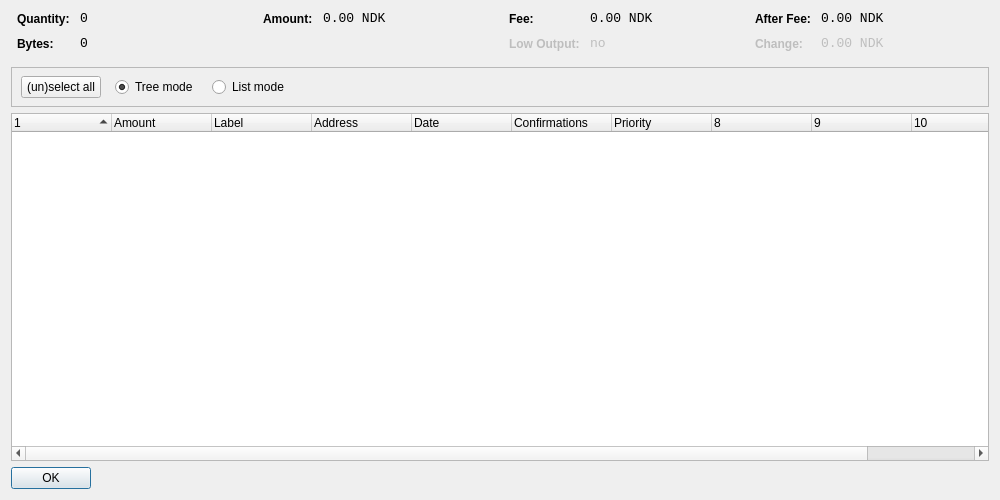
<?xml version="1.0" encoding="UTF-8"?>
<ui version="4.0">
 <class>CoinControlDialog</class>
 <widget class="QDialog" name="CoinControlDialog">
  <property name="geometry">
   <rect>
    <x>0</x>
    <y>0</y>
    <width>1000</width>
    <height>500</height>
   </rect>
  </property>
  <property name="windowTitle">
   <string>Coin Control</string>
  </property>
  <layout class="QVBoxLayout" name="verticalLayout">
   <item>
    <layout class="QHBoxLayout" name="horizontalLayoutTop" stretch="0,0,0,0">
     <property name="topMargin">
      <number>0</number>
     </property>
     <property name="bottomMargin">
      <number>10</number>
     </property>
     <item>
      <layout class="QFormLayout" name="formLayoutCoinControl1">
       <property name="horizontalSpacing">
        <number>10</number>
       </property>
       <property name="verticalSpacing">
        <number>10</number>
       </property>
       <property name="leftMargin">
        <number>6</number>
       </property>
       <property name="rightMargin">
        <number>6</number>
       </property>
       <item row="0" column="0">
        <widget class="QLabel" name="labelCoinControlQuantityText">
         <property name="styleSheet">
          <string notr="true">font-weight:bold;</string>
         </property>
         <property name="text">
          <string>Quantity:</string>
         </property>
        </widget>
       </item>
       <item row="0" column="1">
        <widget class="QLabel" name="labelCoinControlQuantity">
         <property name="font">
          <font>
           <family>Monospace</family>
           <pointsize>10</pointsize>
          </font>
         </property>
         <property name="cursor">
          <cursorShape>IBeamCursor</cursorShape>
         </property>
         <property name="contextMenuPolicy">
          <enum>Qt::ActionsContextMenu</enum>
         </property>
         <property name="text">
          <string notr="true">0</string>
         </property>
         <property name="textInteractionFlags">
          <set>Qt::LinksAccessibleByMouse|Qt::TextSelectableByKeyboard|Qt::TextSelectableByMouse</set>
         </property>
        </widget>
       </item>
       <item row="1" column="0">
        <widget class="QLabel" name="labelCoinControlBytesText">
         <property name="styleSheet">
          <string notr="true">font-weight:bold;</string>
         </property>
         <property name="text">
          <string>Bytes:</string>
         </property>
        </widget>
       </item>
       <item row="1" column="1">
        <widget class="QLabel" name="labelCoinControlBytes">
         <property name="font">
          <font>
           <family>Monospace</family>
           <pointsize>10</pointsize>
          </font>
         </property>
         <property name="cursor">
          <cursorShape>IBeamCursor</cursorShape>
         </property>
         <property name="contextMenuPolicy">
          <enum>Qt::ActionsContextMenu</enum>
         </property>
         <property name="text">
          <string notr="true">0</string>
         </property>
         <property name="textInteractionFlags">
          <set>Qt::LinksAccessibleByMouse|Qt::TextSelectableByKeyboard|Qt::TextSelectableByMouse</set>
         </property>
        </widget>
       </item>
      </layout>
     </item>
     <item>
      <layout class="QFormLayout" name="formLayoutCoinControl2">
       <property name="horizontalSpacing">
        <number>10</number>
       </property>
       <property name="verticalSpacing">
        <number>10</number>
       </property>
       <property name="leftMargin">
        <number>6</number>
       </property>
       <property name="rightMargin">
        <number>6</number>
       </property>
       <item row="0" column="0">
        <widget class="QLabel" name="labelCoinControlAmountText">
         <property name="styleSheet">
          <string notr="true">font-weight:bold;</string>
         </property>
         <property name="text">
          <string>Amount:</string>
         </property>
        </widget>
       </item>
       <item row="0" column="1">
        <widget class="QLabel" name="labelCoinControlAmount">
         <property name="font">
          <font>
           <family>Monospace</family>
           <pointsize>10</pointsize>
          </font>
         </property>
         <property name="cursor">
          <cursorShape>IBeamCursor</cursorShape>
         </property>
         <property name="contextMenuPolicy">
          <enum>Qt::ActionsContextMenu</enum>
         </property>
         <property name="text">
          <string notr="true">0.00 NDK</string>
         </property>
         <property name="textInteractionFlags">
          <set>Qt::LinksAccessibleByMouse|Qt::TextSelectableByKeyboard|Qt::TextSelectableByMouse</set>
         </property>
        </widget>
       </item>
      </layout>
     </item>
     <item>
      <layout class="QFormLayout" name="formLayoutCoinControl3">
       <property name="horizontalSpacing">
        <number>10</number>
       </property>
       <property name="verticalSpacing">
        <number>10</number>
       </property>
       <property name="leftMargin">
        <number>6</number>
       </property>
       <property name="rightMargin">
        <number>6</number>
       </property>
       <item row="0" column="0">
        <widget class="QLabel" name="labelCoinControlFeeText">
         <property name="styleSheet">
          <string notr="true">font-weight:bold;</string>
         </property>
         <property name="text">
          <string>Fee:</string>
         </property>
        </widget>
       </item>
       <item row="0" column="1">
        <widget class="QLabel" name="labelCoinControlFee">
         <property name="font">
          <font>
           <family>Monospace</family>
           <pointsize>10</pointsize>
          </font>
         </property>
         <property name="cursor">
          <cursorShape>IBeamCursor</cursorShape>
         </property>
         <property name="contextMenuPolicy">
          <enum>Qt::ActionsContextMenu</enum>
         </property>
         <property name="text">
          <string notr="true">0.00 NDK</string>
         </property>
         <property name="textInteractionFlags">
          <set>Qt::LinksAccessibleByMouse|Qt::TextSelectableByKeyboard|Qt::TextSelectableByMouse</set>
         </property>
        </widget>
       </item>
       <item row="1" column="0">
        <widget class="QLabel" name="labelCoinControlLowOutputText">
         <property name="enabled">
          <bool>false</bool>
         </property>
         <property name="styleSheet">
          <string notr="true">font-weight:bold;</string>
         </property>
         <property name="text">
          <string>Low Output:</string>
         </property>
        </widget>
       </item>
       <item row="1" column="1">
        <widget class="QLabel" name="labelCoinControlLowOutput">
         <property name="enabled">
          <bool>false</bool>
         </property>
         <property name="font">
          <font>
           <family>Monospace</family>
           <pointsize>10</pointsize>
          </font>
         </property>
         <property name="cursor">
          <cursorShape>IBeamCursor</cursorShape>
         </property>
         <property name="contextMenuPolicy">
          <enum>Qt::ActionsContextMenu</enum>
         </property>
         <property name="text">
          <string notr="true">no</string>
         </property>
         <property name="textInteractionFlags">
          <set>Qt::LinksAccessibleByMouse|Qt::TextSelectableByKeyboard|Qt::TextSelectableByMouse</set>
         </property>
        </widget>
       </item>
      </layout>
     </item>
     <item>
      <layout class="QFormLayout" name="formLayoutCoinControl4">
       <property name="horizontalSpacing">
        <number>10</number>
       </property>
       <property name="verticalSpacing">
        <number>10</number>
       </property>
       <property name="leftMargin">
        <number>6</number>
       </property>
       <property name="rightMargin">
        <number>6</number>
       </property>
       <item row="0" column="0">
        <widget class="QLabel" name="labelCoinControlAfterFeeText">
         <property name="styleSheet">
          <string notr="true">font-weight:bold;</string>
         </property>
         <property name="text">
          <string>After Fee:</string>
         </property>
        </widget>
       </item>
       <item row="0" column="1">
        <widget class="QLabel" name="labelCoinControlAfterFee">
         <property name="font">
          <font>
           <family>Monospace</family>
           <pointsize>10</pointsize>
          </font>
         </property>
         <property name="cursor">
          <cursorShape>IBeamCursor</cursorShape>
         </property>
         <property name="contextMenuPolicy">
          <enum>Qt::ActionsContextMenu</enum>
         </property>
         <property name="text">
          <string notr="true">0.00 NDK</string>
         </property>
         <property name="textInteractionFlags">
          <set>Qt::LinksAccessibleByMouse|Qt::TextSelectableByKeyboard|Qt::TextSelectableByMouse</set>
         </property>
        </widget>
       </item>
       <item row="1" column="0">
        <widget class="QLabel" name="labelCoinControlChangeText">
         <property name="enabled">
          <bool>false</bool>
         </property>
         <property name="styleSheet">
          <string notr="true">font-weight:bold;</string>
         </property>
         <property name="text">
          <string>Change:</string>
         </property>
        </widget>
       </item>
       <item row="1" column="1">
        <widget class="QLabel" name="labelCoinControlChange">
         <property name="enabled">
          <bool>false</bool>
         </property>
         <property name="font">
          <font>
           <family>Monospace</family>
           <pointsize>10</pointsize>
          </font>
         </property>
         <property name="cursor">
          <cursorShape>IBeamCursor</cursorShape>
         </property>
         <property name="contextMenuPolicy">
          <enum>Qt::ActionsContextMenu</enum>
         </property>
         <property name="text">
          <string notr="true">0.00 NDK</string>
         </property>
         <property name="textInteractionFlags">
          <set>Qt::LinksAccessibleByMouse|Qt::TextSelectableByKeyboard|Qt::TextSelectableByMouse</set>
         </property>
        </widget>
       </item>
      </layout>
     </item>
    </layout>
   </item>
   <item>
    <widget class="QFrame" name="frame">
     <property name="minimumSize">
      <size>
       <width>0</width>
       <height>40</height>
      </size>
     </property>
     <property name="frameShape">
      <enum>QFrame::StyledPanel</enum>
     </property>
     <property name="frameShadow">
      <enum>QFrame::Sunken</enum>
     </property>
     <widget class="QWidget" name="horizontalLayoutWidget">
      <property name="geometry">
       <rect>
        <x>10</x>
        <y>0</y>
        <width>781</width>
        <height>41</height>
       </rect>
      </property>
      <layout class="QHBoxLayout" name="horizontalLayoutPanel" stretch="0,0,0,0,0">
       <property name="spacing">
        <number>14</number>
       </property>
       <item>
        <widget class="QPushButton" name="pushButtonSelectAll">
         <property name="sizePolicy">
          <sizepolicy hsizetype="Maximum" vsizetype="Fixed">
           <horstretch>0</horstretch>
           <verstretch>0</verstretch>
          </sizepolicy>
         </property>
         <property name="text">
          <string>(un)select all</string>
         </property>
        </widget>
       </item>
       <item>
        <widget class="QRadioButton" name="radioTreeMode">
         <property name="sizePolicy">
          <sizepolicy hsizetype="Maximum" vsizetype="Fixed">
           <horstretch>0</horstretch>
           <verstretch>0</verstretch>
          </sizepolicy>
         </property>
         <property name="text">
          <string>Tree mode</string>
         </property>
         <property name="checked">
          <bool>true</bool>
         </property>
        </widget>
       </item>
       <item>
        <widget class="QRadioButton" name="radioListMode">
         <property name="sizePolicy">
          <sizepolicy hsizetype="Maximum" vsizetype="Fixed">
           <horstretch>0</horstretch>
           <verstretch>0</verstretch>
          </sizepolicy>
         </property>
         <property name="text">
          <string>List mode</string>
         </property>
        </widget>
       </item>
       <item>
        <spacer name="horizontalSpacer">
         <property name="orientation">
          <enum>Qt::Horizontal</enum>
         </property>
         <property name="sizeHint" stdset="0">
          <size>
           <width>40</width>
           <height>20</height>
          </size>
         </property>
        </spacer>
       </item>
      </layout>
     </widget>
    </widget>
   </item>
   <item>
    <widget class="CoinControlTreeWidget" name="treeWidget">
     <property name="contextMenuPolicy">
      <enum>Qt::CustomContextMenu</enum>
     </property>
     <property name="sortingEnabled">
      <bool>false</bool>
     </property>
     <property name="columnCount">
      <number>11</number>
     </property>
     <attribute name="headerShowSortIndicator" stdset="0">
      <bool>true</bool>
     </attribute>
     <attribute name="headerStretchLastSection">
      <bool>false</bool>
     </attribute>
     <column>
      <property name="text">
       <string/>
      </property>
     </column>
     <column>
      <property name="text">
       <string>Amount</string>
      </property>
     </column>
     <column>
      <property name="text">
       <string>Label</string>
      </property>
     </column>
     <column>
      <property name="text">
       <string>Address</string>
      </property>
     </column>
     <column>
      <property name="text">
       <string>Date</string>
      </property>
     </column>
     <column>
      <property name="text">
       <string>Confirmations</string>
      </property>
      <property name="toolTip">
       <string>Confirmed</string>
      </property>
     </column>
     <column>
      <property name="text">
       <string>Priority</string>
      </property>
     </column>
     <column>
      <property name="text">
       <string/>
      </property>
     </column>
     <column>
      <property name="text">
       <string/>
      </property>
     </column>
     <column>
      <property name="text">
       <string/>
      </property>
     </column>
     <column>
      <property name="text">
       <string/>
      </property>
     </column>
    </widget>
   </item>
   <item>
    <widget class="QDialogButtonBox" name="buttonBox">
     <property name="sizePolicy">
      <sizepolicy hsizetype="Maximum" vsizetype="Fixed">
       <horstretch>0</horstretch>
       <verstretch>0</verstretch>
      </sizepolicy>
     </property>
     <property name="orientation">
      <enum>Qt::Horizontal</enum>
     </property>
     <property name="standardButtons">
      <set>QDialogButtonBox::Ok</set>
     </property>
    </widget>
   </item>
  </layout>
 </widget>
 <customwidgets>
  <customwidget>
   <class>CoinControlTreeWidget</class>
   <extends>QTreeWidget</extends>
   <header>coincontroltreewidget.h</header>
  </customwidget>
 </customwidgets>
 <resources/>
 <connections/>
</ui>
